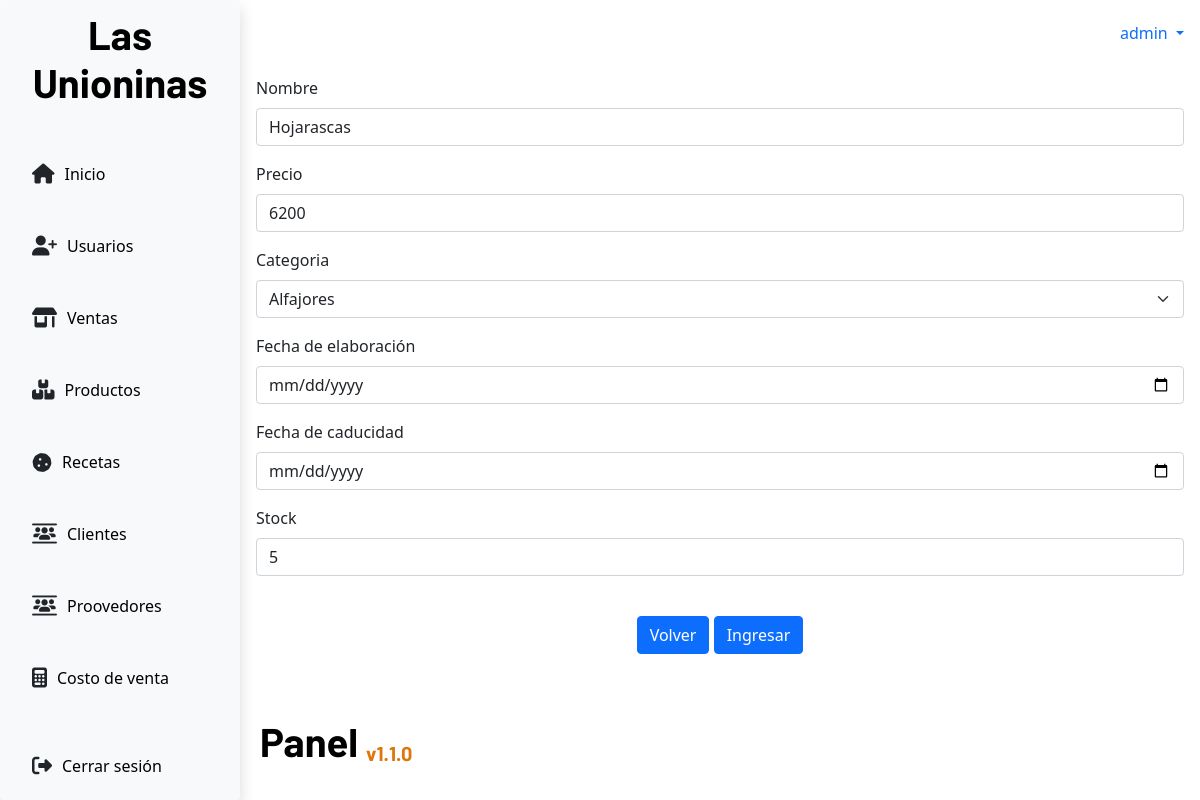
The app's page /products/update/5 (signed in), older data.
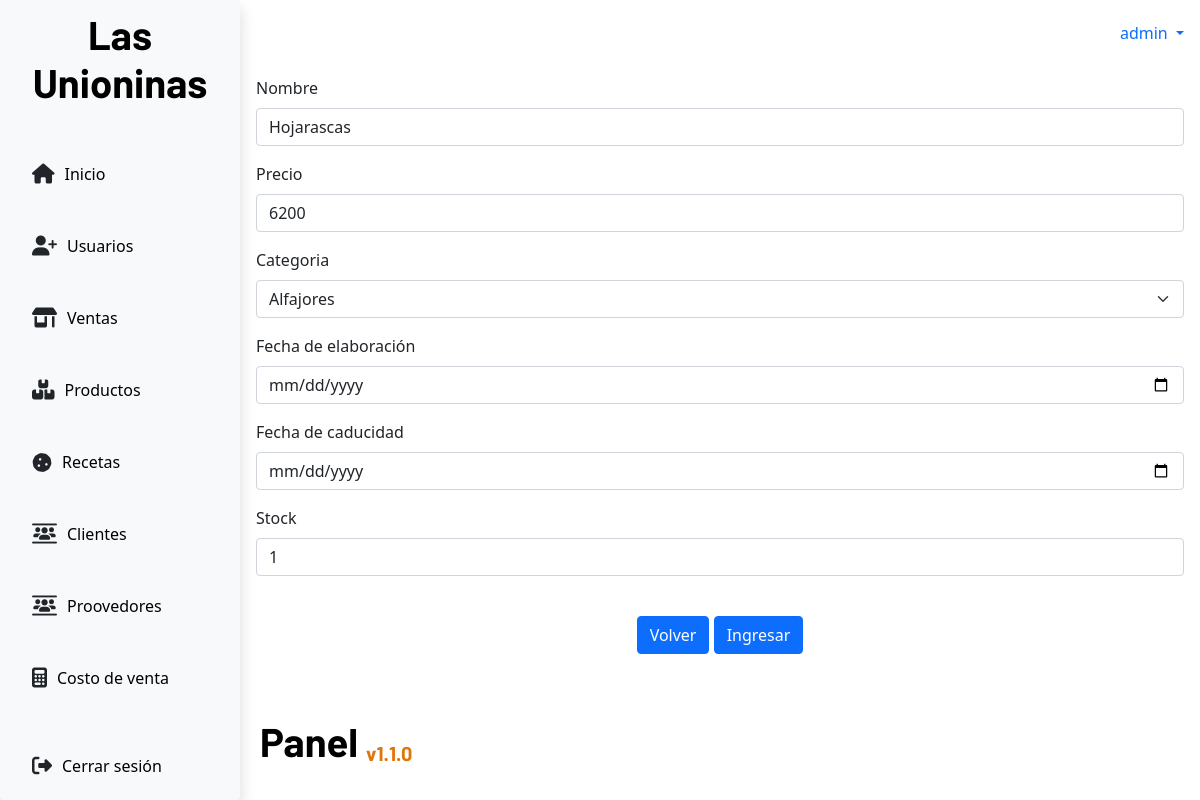
The same page, newer data.
### app/models.py (models this page shows, shortened)
class ProductsInventory(models.Model):
    name = models.CharField(max_length=100,null=False)
    price = models.PositiveIntegerField(null=False)
    category = models.ForeignKey(CategoryProduct, on_delete=models.CASCADE)
    elabDate = models.DateField()
    expDate = models.DateField()
    stock = models.PositiveIntegerField(null=False)

### app/views.py (the view, shortened to what this page needs)
# urls.py: path('products/update/<int:id>',views.updateProduct,name='updateProducts'),
def updateProduct(request,id):
    role = request.session.get("role")
    if role == "Admin" or role == "NormalUser":
        product = ProductsInventory.objects.get(id=id)
        categorys = CategoryProduct.objects.all()
        return render(request,'products/updateProducts.html',{'product':product,'categorys':categorys})
    else:
        return redirect("/")

### app/context_processors.py (called while the page is built)
def get_username(request):
    username = request.session.get('username', None)
    return {
        "username": username
    }

def get_role(request):
    role = request.session.get("role")
    return {
        "role": role
    }

def get_low_stock(request):
    low_stock = request.session.get("low_stock")
    return {
        "low_stock": low_stock
    }

### app/templates/products/updateProducts.html (shortened to what this page needs)
{% extends 'base.html' %}
{% block content %}
<div>
    <form method="POST">
        <div class="mb-3">
          <label for="inputName" class="form-label">Nombre</label>
          <input type="text" class="form-control" id="inputName" name="name" value="{{product.name}}" maxlength="30" minlength="4" required>
        </div>
        <div class="mb-3">
          <label for="inputPrice" class="form-label">Precio</label>
          <input type="number" class="form-control" id="inputPrice" name="price" value="{{product.price}}" maxlength="7" min="1" required>
        </div>
        <div class="mb-3">
          <label for="inputCategory" class="form-label">Categoria</label>
          <select class="form-select" name="category" id="" name="category" required>
          {%for category in categorys%}
            <option value="{{category.id}}">{{category.name}}</option>
          {% endfor %}
          </select>
        </div>
        <div class="mb-3">
          <label for="inputElabDate" class="form-label">Fecha de elaboración</label>
          <input type="date" class="form-control" id="inputElabDate" name="elabDate" value="{{product.elabDate}}" required>
        </div>
        <div class="mb-3">
          <label for="inputExpDate" class="form-label">Fecha de caducidad</label>
          <input type="date" class="form-control" id="inputExpDate" name="expDate" value="{{product.expDate}}" required>
        </div>
        <div class="mb-3">
          <label for="inputStock" class="form-label">Stock</label>
          <input type="number" class="form-control" id="inputStock" name="stock" value="{{product.stock}}" maxlength="6" min="0" required>
        </div>
        <div class="text-center pt-4">
          <a class="btn btn-primary" href="{% url 'productsTable'%}">Volver</a>
          <button type="submit" class="btn btn-primary text-center">Ingresar</button>
        </div>
      </form>
</div>
{% endblock content %}

Row changes from the older to the newer data that the page shows:
changed ProductsInventory "Hojarascas": stock "5" → "1"
